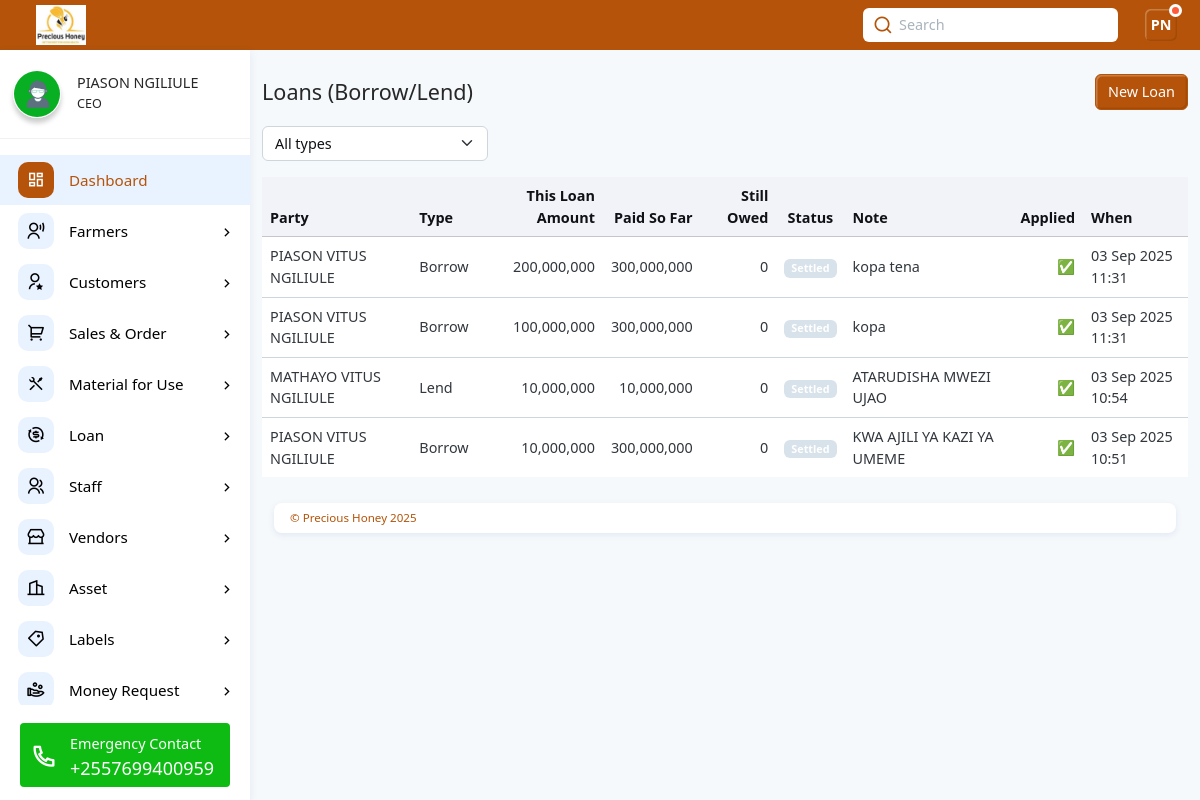
/loans/ (signed in), run on the app's committed database.
### web/models.py (models this page shows, shortened)
class Staff(models.Model):
    user = models.OneToOneField(MyUser, on_delete=models.CASCADE)  # badala ya ForeignKey
    first_name = models.CharField(max_length=100)
    middle_name = models.CharField(max_length=100, blank=True, null=True)
    last_name = models.CharField(max_length=100)
    gender = models.CharField(max_length=10, choices=[('male', 'Male'), ('female', 'Female')])
    village = models.CharField(max_length=100)
    ward = models.CharField(max_length=100)
    district = models.CharField(max_length=100)
    region = models.CharField(max_length=100)
    designation = models.CharField(max_length=100)
    mobile_number = models.CharField(max_length=15)
    nin_number = models.CharField(max_length=20, blank=True, null=True)
    postal_code = models.CharField(max_length=10, blank=True, null=True)
    email = models.EmailField(unique=True)
    username = models.CharField(max_length=100, unique=True)
    profile_picture = models.FileField(upload_to="home/", blank=True, null=True, help_text="Optional")
    date_joined = models.DateTimeField(auto_now_add=True, null=True)
    def initials(self):
        return f"{self.first_name[0].upper()}{self.last_name[0].upper()}"

class Loan(models.Model):
    TYPE_CHOICES = [
        ("borrow", "We Borrowed (cash in, we owe)"),
        ("lend", "We Lent (cash out, they owe)"),
    ]
    party = models.ForeignKey(Party, on_delete=models.PROTECT, related_name="loans")
    type = models.CharField(max_length=10, choices=TYPE_CHOICES)
    amount = models.DecimalField(max_digits=18, decimal_places=2)
    note = models.TextField(blank=True, null=True)
    requested_by = models.ForeignKey(User, null=True, blank=True, on_delete=models.SET_NULL,
                                     related_name="loan_requests")
    created_at = models.DateTimeField(auto_now_add=True)
    applied = models.BooleanField(default=False, editable=False)
    class Meta:
        ordering = ["-created_at"]

class Party(models.Model):
    name = models.CharField(max_length=120, unique=True)
    email = models.EmailField(blank=True, null=True)
    phone = models.CharField(max_length=50, blank=True, null=True)
    net_balance = models.DecimalField(max_digits=18, decimal_places=2, default=Decimal("0.00"))
    is_active = models.BooleanField(default=True)
    created_at = models.DateTimeField(auto_now_add=True)
    class Meta:
        ordering = ["name"]
        indexes = [models.Index(fields=["name"])]
    def totals_for_display(self):
        agg = lambda qs: qs.aggregate(s=Sum("amount"))["s"] or 0
        total_borrowed_from_us = agg(self.loans.filter(type="lend"))
        total_paid_to_us      = agg(self.repayments.filter(type="incoming"))
        total_we_borrowed     = agg(self.loans.filter(type="borrow"))
        total_we_paid_them    = agg(self.repayments.filter(type="outgoing"))
        due_to_us = self.net_balance if self.net_balance > 0 else 0
        we_owe    = -self.net_balance if self.net_balance < 0 else 0
        status = "Settled"
        if self.net_balance > 0:
            status = "Owes us"
        elif self.net_balance < 0:
            status = "We owe"
        return {
            "total_borrowed_from_us": total_borrowed_from_us,
            "total_paid_to_us": total_paid_to_us,
            "total_we_borrowed": total_we_borrowed,
            "total_we_paid_them": total_we_paid_them,
            "due_to_us": due_to_us,
            "we_owe": we_owe,
            "status": status,
        }

### web/views.py (the view)
# urls.py: path("loans/", views.loan_list, name="loan_list"),
@login_required(login_url="signin")
def loan_list(request):
    staff = get_object_or_404(Staff, email=request.user.email, username=request.user.username)
    staff = Staff.objects.get(user=request.user)
    initials = staff.initials()  # piga method ya initials
    qs = Loan.objects.select_related("party").all()
    ftype = request.GET.get("type")
    if ftype in {"borrow", "lend"}:
        qs = qs.filter(type=ftype)
    page_obj = Paginator(qs, 20).get_page(request.GET.get("page"))
    context = {
        "page_obj": page_obj,
        "ftype": ftype,
        "designation": staff.designation,
        "first_name": staff.first_name,
        "last_name": staff.last_name,
        "profile_picture": staff.profile_picture,
        "initials": initials,
    }
    return render(request, "web/loan_list.html", context)

### web/templates/web/loan_list.html (shortened to what this page needs)
{% extends "web/base.html" %}
{% load humanize %}
{% block content %}
<div class="container mt-4">
  <div class="d-flex align-items-center gap-2 mb-3">
    <h4 class="mb-0">Loans (Borrow/Lend)</h4>
    <a href="{% url 'loan_create' %}" class="btn btn-primary ms-auto">New Loan</a>
  </div>
  <form method="get" class="row g-2 mb-3">
    <div class="col-sm-3">
      <select name="type" class="form-select" onchange="this.form.submit()">
        <option value="">All types</option>
      </select>
    </div>
  </form>
  <div class="table-responsive">
    <table class="table table-hover align-middle">
      <thead class="table-light">
        <tr>
          <th>Party</th>
          <th>Type</th>
          <th class="text-end">This Loan Amount</th>
          <th class="text-end">Paid So Far</th>
          <th class="text-end">Still Owed</th>
          <th class="text-center">Status</th>
          <th>Note</th>
          <th class="text-end">Applied</th>
          <th>When</th>
        </tr>
      </thead>
      <tbody>
        {% for r in page_obj.object_list %}
          {% with t=r.party.totals_for_display %}
          <tr>
            <td>{{ r.party.name }}</td>
            <td>{{ r.type|title }}</td>
            <td class="text-end">{{ r.amount|floatformat:0|intcomma }}</td>
            <td class="text-end">{{ t.total_paid_to_us|floatformat:0|intcomma }}</td>
            <td class="text-end">
              {% if t.due_to_us > 0 %}
                {{ t.due_to_us|floatformat:0|intcomma }}
              {% elif t.we_owe > 0 %}
                −{{ t.we_owe|floatformat:0|intcomma }}
              {% else %}
                0
              {% endif %}
            </td>
            <td class="text-center">
              {% if t.status == "Settled" %}
                <span class="badge bg-secondary">Settled</span>
              {% elif t.status == "Owes us" %}
                <span class="badge bg-success">Owes us</span>
              {% else %}
                <span class="badge bg-warning text-dark">We owe</span>
              {% endif %}
            </td>
            <td>{{ r.note|default:"" }}</td>
            <td class="text-end">{% if r.applied %}✅{% else %}—{% endif %}</td>
            <td>{{ r.created_at|date:"d M Y H:i" }}</td>
          </tr>
          {% endwith %}
        {% empty %}
          <tr><td colspan="9" class="text-center text-muted py-4">No loans yet.</td></tr>
        {% endfor %}
      </tbody>
    </table>
  </div>
</div>
{% endblock %}

### web/templates/web/base.html (shortened to what this page needs)
{% load static %}
<!DOCTYPE html><html lang="en"><head>
    <link rel="stylesheet" href="{% static 'web/css/remixicon.css' %}">
    <link rel="stylesheet" href="{% static 'web/css/main.min.css' %}">
    <link rel="stylesheet" href="{% static 'web/css/OverlayScrollbars.min.css' %}">
  </head>
  <body>
    <div class="page-wrapper">
      <div class="app-header d-flex align-items-center">
        <div class="app-brand ms-3">
          <a href="{% url 'home' %}" class="d-lg-block d-none">
            <img src="{% static 'web/images/logo6.jpg' %}" class="logo" alt="Precious Honey Information Management System">
          </a>
        </div>
        <div class="header-actions">
          {% if user.is_authenticated %}
          <div class="search-container d-lg-block d-none mx-3">
            <input type="text" class="form-control" id="searchId" placeholder="Search">
            <i class="ri-search-line"></i>
          </div>
          {% endif %}
          {% if user.is_authenticated %}
          <div class="dropdown ms-2">
            <a id="userSettings" class="dropdown-toggle d-flex align-items-center" href="#!" role="button" data-bs-toggle="dropdown" aria-expanded="false">
              <div class="avatar-box">{{ initials }}<span class="status busy"></span></div>
            </a>
          </div>
          {% endif %}
        </div>
      </div>
      <div class="main-container">
        {% if user.is_authenticated %}
        <nav id="sidebar" class="sidebar-wrapper">
          <div class="sidebar-profile">
            {% if profile_picture %}
            <img src=" {{profile_picture.url}}" class="img-shadow img-3x me-3 rounded-5" alt="Precious Honey Management System">
            {% else %}
            <img src="{% static 'web/images/profile2.jpg' %}" class="img-shadow img-3x me-3 rounded-5" alt="Precious Honey Management System">
            {% endif %}
            <div class="m-0">
              <h6 class="mb-1 profile-name text-nowrap text-truncate">{{first_name}} {{last_name}}</h6>
              <p class="m-0 small profile-name text-nowrap text-truncate">{{designation}}</p>
            </div>
          </div>
          <div class="sidebarMenuScroll">
            <ul class="sidebar-menu">
              <li class="active current-page">
                <a href="{% url 'home' %}">
                  <i class="ri-dashboard-line"></i>
                  <span class="menu-text">Dashboard</span>
                </a>
              </li>
              {% if designation == "Collection Officer" or designation == "CEO" or designation == "Manager" or designation == "Store Keeper" or designation == "Bee Keeper" %}
              <li class="treeview">
                <a href="#!">
                  <i class="ri-user-voice-line"></i>
                  <span class="menu-text">Farmers</span>
                </a>
              </li>
              {% endif %}
              {% if designation == "CEO" or designation == "Manager" or designation == "Vendors" or designation == "Marketing Officer" or designation == "Finance Officer" or designation == "Store Keeper" %}
              <li class="treeview">
                <a href="#!">
                  <i class="ri-user-star-line"></i>
                  <span class="menu-text">Customers</span>
                </a>
              </li>
              {% endif %}
              {% if designation == "CEO" or designation == "Manager" or designation == "Finance Officer" or designation == "Marketing Officer" or designation == "Store Keeper" %}
              <li class="treeview">
                <a href="#!">
                  <i class="ri-shopping-cart-2-line"></i>
                  <span class="menu-text">Sales & Order</span>
                </a>
              </li>
              {% endif %}
              {% if designation == "CEO" or designation == "Manager" or designation == "Store Keeper" or designation == "Factory Manager" %}
              <li class="treeview">
                <a href="#!">
                  <i class="ri-tools-line"></i>
                  <span class="menu-text">Material for Use</span>
                </a>
              </li>
              {% endif %}
              {% if designation == "CEO" or designation == "Manager" %}
              <li class="treeview">
                <a href="#!">
                  <i class="ri-exchange-dollar-line"></i>
                  <span class="menu-text">Loan</span>
                </a>
              </li>
              {% endif %}
              {% if designation == "CEO" or designation == "Manager" %}
              <li class="treeview">
                <a href="#!">
                  <i class="ri-group-line"></i>
                  <span class="menu-text">Staff</span>
                </a>
              </li>
              {% endif %}
              {% if designation == "CEO" or designation == "Marketing Officer" or designation == "Manager" %}
              <li class="treeview">
                <a href="#!">
                  <i class="ri-store-2-line"></i>
                  <span class="menu-text">Vendors</span>
                </a>
              </li>
              {% endif %}
              {% if designation == "CEO" or designation == "Manager" or designation == "Store Keeper" %}
              <li class="treeview">
                <a href="#!">
                  <i class="ri-building-2-line"></i>
                  <span class="menu-text">Asset</span>
                </a>
              </li>
              {% if designation == "CEO" or designation == "Manager" or designation == "Store Keeper" %}
              <li class="treeview">
                <a href="#!">
                  <i class="ri-price-tag-3-line"></i>
                  <span class="menu-text">Labels</span>
                </a>
              </li>
              {% endif %}
              {% endif %}
              <li class="treeview">
                <a href="#!">
                  <i class="ri-hand-coin-line"></i>
                  <span class="menu-text">Money Request</span>
                </a>
              </li>
            </ul>
          </div>
          <div class="sidebar-contact">
            <p class="fw-light mb-1 text-nowrap text-truncate">Emergency Contact</p>
            <h5 class="m-0 lh-1 text-nowrap text-truncate">+2557699400959</h5>
            <i class="ri-phone-line"></i>
          </div>
        </nav>
        {% endif %}
      <div class="app-container">
        {% block content %}
        {% endblock %}
      </div>
          <div class="app-footer bg-white">
            <span>© Precious Honey {% now "Y" %}</span>
        </div>
        </div>
      </div>
</body></html>

### web/templates/web/base.html (style rules this page uses)
:root { --honey-50: #fff8e6; --honey-100:#fdecc2; --honey-300:#fbcf77; --honey-400:#fbbf24; --honey-500:#f59e0b; --honey-700:#b45309; --ink:#111; }

### data on the page
Staff: first_name "PIASON", last_name "NGILIULE", designation "CEO"
Loan: party.name "PIASON VITUS NGILIULE", type "Borrow", amount "200,000,000", party.totals_for_display.total_paid_to_us "300,000,000", note "kopa tena", created_at "03 Sep 2025 11:31"
Loan: party.name "PIASON VITUS NGILIULE", type "Borrow", amount "100,000,000", party.totals_for_display.total_paid_to_us "300,000,000", note "kopa", created_at "03 Sep 2025 11:31"
Loan: party.name "MATHAYO VITUS NGILIULE", type "Lend", amount "10,000,000", party.totals_for_display.total_paid_to_us "10,000,000", note "ATARUDISHA MWEZI UJAO", created_at "03 Sep 2025 10:54"
Loan: party.name "PIASON VITUS NGILIULE", type "Borrow", amount "10,000,000", party.totals_for_display.total_paid_to_us "300,000,000", note "KWA AJILI YA KAZI YA UMEME", created_at "03 Sep 2025 10:51"

### other printed values
{{ initials }} "PN"
